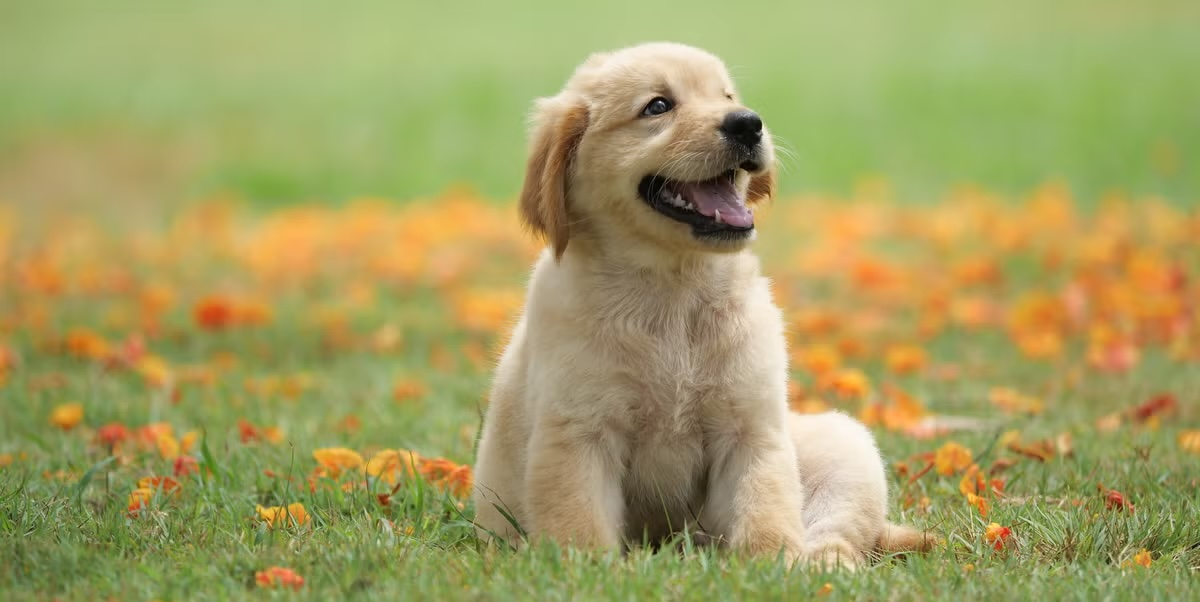
#> input picture Data/Dog.jpg, 1200 x 602 px
$ jupyter execute experiment-5_2.ipynb   (older library calls are emulated)
#> lines starting #> are read from the running program, lines starting #| are printed output that depends on the picture
[cell 1]
import cv2
import numpy as np
import matplotlib.pyplot as plt
from numpy.lib.stride_tricks import sliding_window_view

[cell 2]
image = cv2.imread("../Data/Dog.jpg", cv2.IMREAD_GRAYSCALE)
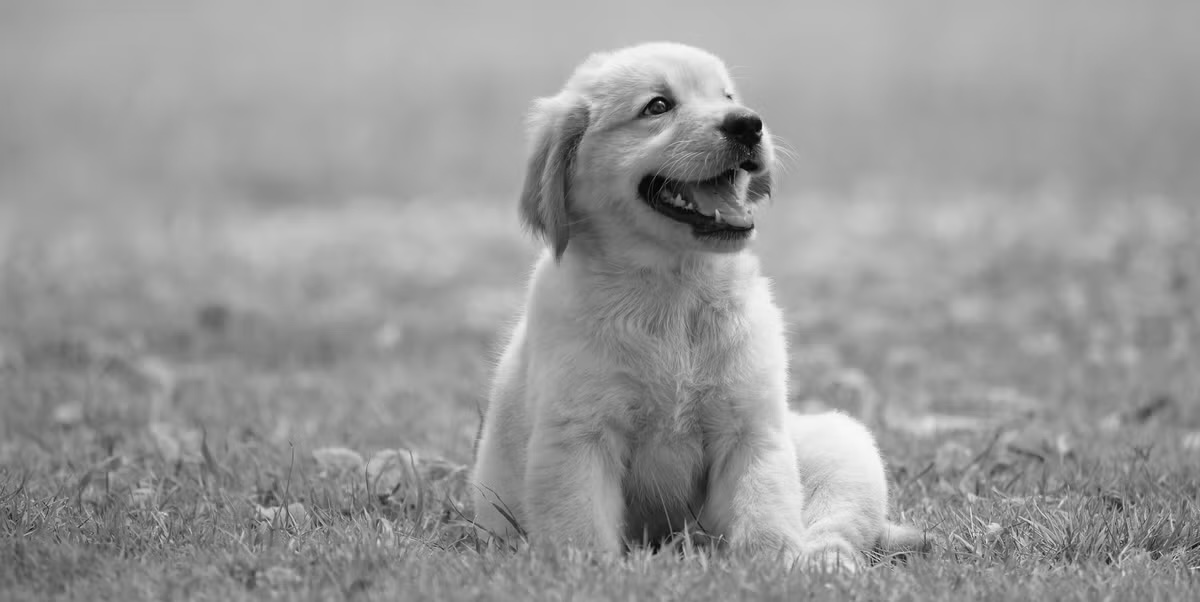
#> image: shape (602, 1200); min 1, max 251, mean 153.1

plt.figure(figsize=(6, 5))
plt.imshow(image, cmap="gray")
plt.title("Original Grayscale Image", fontsize=14)
plt.axis("off")
plt.show()

print("Image Dimensions:", image.shape)
#| Image Dimensions: (602, 1200)

[cell 3]
# Sobel related functions


def _pascal_row(n: int) -> np.ndarray:
    """Return row n of Pascal's triangle (binomial coefficients), length n+1."""
#> called with n = 2
    row = [1]
    for k in range(n):
        row.append(row[-1] * (n - k) // (k + 1))
    return np.array(row, dtype=np.float64)


def _sobel_smoothing_vector(size: int) -> np.ndarray:
    """1D binomial smoothing vector of given odd length, e.g. size=3 -> [1,2,1]."""
    return _pascal_row(size - 1)


def _sobel_derivative_vector(size: int) -> np.ndarray:
    """1D antisymmetric derivative vector of given odd length, e.g. size=3 -> [-1,0,1]."""
    smaller = _pascal_row(size - 2)          # length size-1
    return -np.convolve(smaller, [1, -1])    # length size


def compute_sobel_kernel_x(size: int) -> np.ndarray:
    """Sobel kernel for gradients in the x-direction (horizontal edges detector)."""
    if size < 3 or size % 2 == 0:
        raise ValueError("size must be an odd integer >= 3")
    s = _sobel_smoothing_vector(size)   # smooths along y
    d = _sobel_derivative_vector(size)  # differentiates along x
    return np.outer(s, d)


def compute_sobel_kernel_y(size: int) -> np.ndarray:
    """Sobel kernel for gradients in the y-direction (vertical edges detector)."""
    if size < 3 or size % 2 == 0:
        raise ValueError("size must be an odd integer >= 3")
    s = _sobel_smoothing_vector(size)   # smooths along x
    d = _sobel_derivative_vector(size)  # differentiates along y
    return np.outer(d, s)

[cell 4]
k3_x = compute_sobel_kernel_x(3)
k3_y = compute_sobel_kernel_y(3)

fig, axes = plt.subplots(1, 2, figsize=(12, 5))

im0 = axes[0].imshow(k3_x, cmap="RdBu_r", vmin=-2, vmax=2)
axes[0].set_title("3x3 Sobel Kernel (X-direction)", fontsize=12, fontweight="bold")
for i in range(3):
    for j in range(3):
        val = k3_x[i, j]
        axes[0].text(j, i, f"{val:.0f}", ha="center", va="center", color="white" if abs(val) > 1 else "black", fontsize=13, fontweight="bold")
axes[0].set_xticks(range(3))
axes[0].set_yticks(range(3))
axes[0].set_xticklabels([-1, 0, 1])
axes[0].set_yticklabels([-1, 0, 1])
plt.colorbar(im0, ax=axes[0], fraction=0.046, pad=0.04)

im1 = axes[1].imshow(k3_y, cmap="RdBu_r", vmin=-2, vmax=2)
axes[1].set_title("3x3 Sobel Kernel (Y-direction)", fontsize=12, fontweight="bold")
for i in range(3):
    for j in range(3):
        val = k3_y[i, j]
        axes[1].text(j, i, f"{val:.0f}", ha="center", va="center", color="white" if abs(val) > 1 else "black", fontsize=13, fontweight="bold")
axes[1].set_xticks(range(3))
axes[1].set_yticks(range(3))
axes[1].set_xticklabels([-1, 0, 1])
axes[1].set_yticklabels([-1, 0, 1])
plt.colorbar(im1, ax=axes[1], fraction=0.046, pad=0.04)

plt.tight_layout()
plt.show()
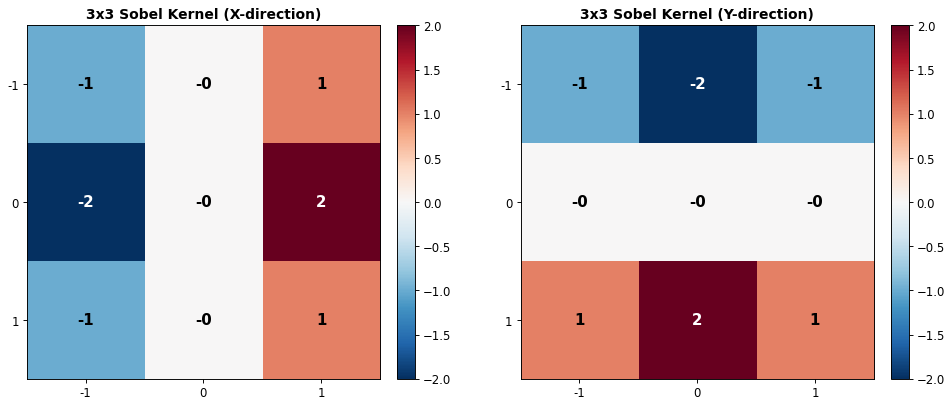
#> figure drawn by matplotlib, 4 panels

print("3x3 Sobel X Matrix:")
print(np.round(k3_x, 4))
print("3x3 Sobel Y Matrix:")
print(np.round(k3_y, 4))

[cell 5]
def apply_sobel_filter(img: np.ndarray, kernel_size: int = 3, stride: int = 1) -> tuple[np.ndarray, np.ndarray, np.ndarray]:
    kx = compute_sobel_kernel_x(kernel_size)
    ky = compute_sobel_kernel_y(kernel_size)
    pad_amt = kernel_size // 2
    padded = np.pad(img, pad_amt, mode="reflect")
    windows = sliding_window_view(padded, (kernel_size, kernel_size))[::stride, ::stride]

    gx = (windows * kx).sum(axis=(-1, -2))
    gy = (windows * ky).sum(axis=(-1, -2))
    magnitude = np.hypot(gx, gy)

    edges_x = np.clip(np.abs(gx), 0, 255).astype(np.uint8)
    edges_y = np.clip(np.abs(gy), 0, 255).astype(np.uint8)
    edges_combined = np.clip(magnitude, 0, 255).astype(np.uint8)
    return edges_x, edges_y, edges_combined

[cell 6]
k_size = 3

cv_gx = cv2.Sobel(image, cv2.CV_64F, 1, 0, ksize=k_size)
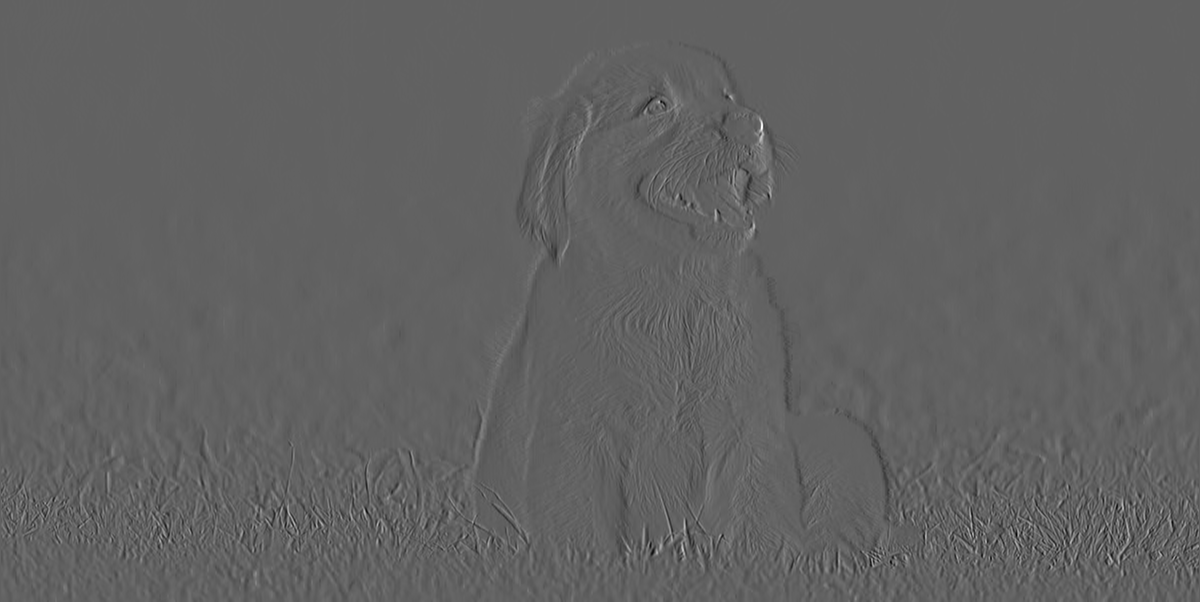
#> cv_gx: shape (602, 1200) float64; min -486, max 781, mean 0; drawn with min black and max white
cv_gy = cv2.Sobel(image, cv2.CV_64F, 0, 1, ksize=k_size)
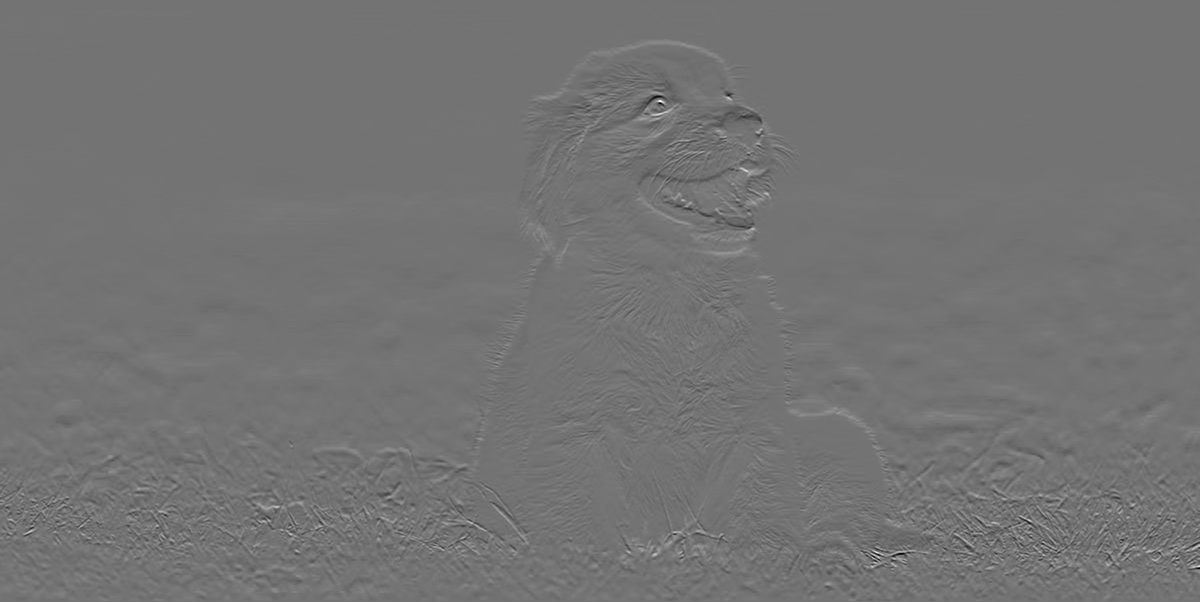
#> cv_gy: shape (602, 1200) float64; min -564, max 677, mean -0.6; drawn with min black and max white
cv_edges_x = np.clip(np.abs(cv_gx), 0, 255).astype(np.uint8)
cv_edges_y = np.clip(np.abs(cv_gy), 0, 255).astype(np.uint8)
cv_combined = np.clip(np.hypot(cv_gx, cv_gy), 0, 255).astype(np.uint8)
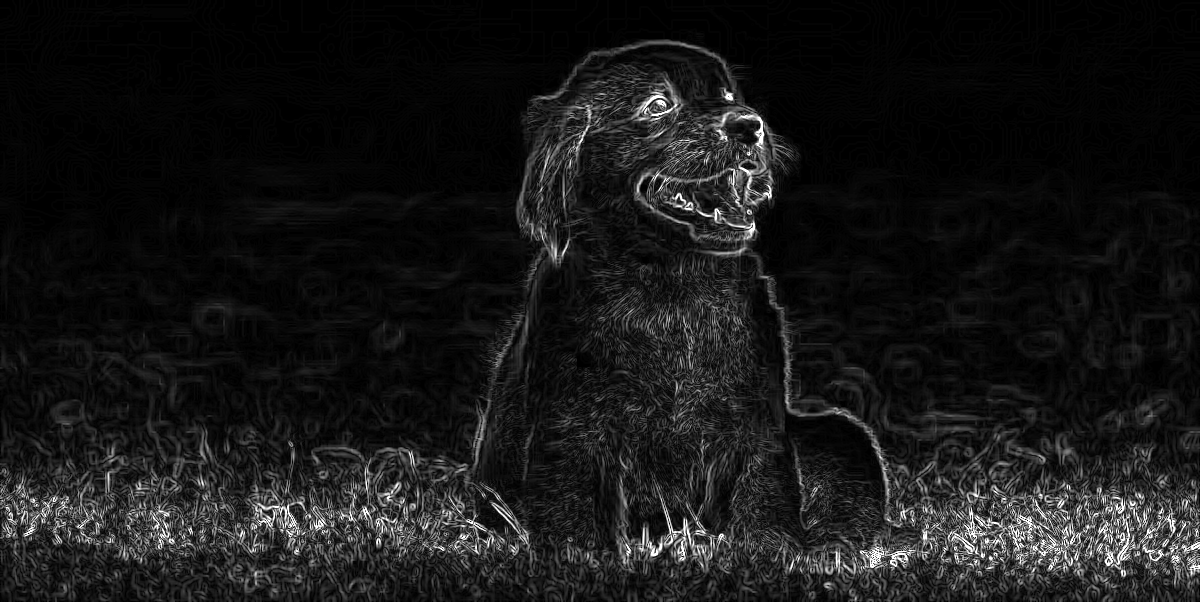
#> cv_combined: shape (602, 1200); min 0, max 255, mean 23.1

custom_edges_x, custom_edges_y, custom_combined = apply_sobel_filter(image, kernel_size=k_size)
#> in apply_sobel_filter, `magnitude = np.hypot(gx, gy)`:
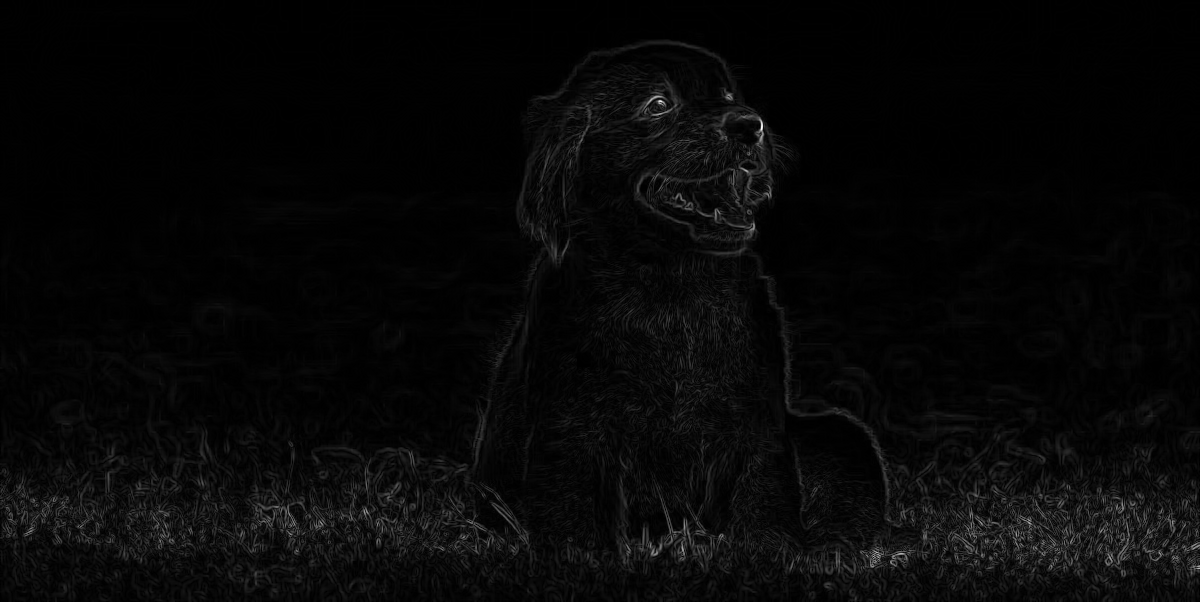
#> magnitude: shape (602, 1200) float64; min 0, max 792.3, mean 23.6; drawn with min black and max white

diff_map = np.abs(cv_combined.astype(np.int32) - custom_combined.astype(np.int32))
#> diff_map: shape (602, 1200) int32; every value is 0
mean_abs_diff = np.mean(diff_map)
#> mean_abs_diff = 0

fig, axes = plt.subplots(1, 3, figsize=(18, 5))
fig.suptitle(f"Sobel Edge Detection (k={k_size}x{k_size}) — Custom Implementation", fontsize=15, fontweight="bold")

axes[0].imshow(custom_edges_x, cmap="gray")
axes[0].set_title("X-Edges (Vertical Edges)", fontsize=12)
axes[0].axis("off")

axes[1].imshow(custom_edges_y, cmap="gray")
axes[1].set_title("Y-Edges (Horizontal Edges)", fontsize=12)
axes[1].axis("off")

axes[2].imshow(custom_combined, cmap="gray")
axes[2].set_title(f"Combined Magnitude (MAE vs OpenCV: {mean_abs_diff:.3f})", fontsize=12)
axes[2].axis("off")

plt.tight_layout()
plt.show()

$ run again, with Data/Cat.jpg copied over Data/Dog.jpg
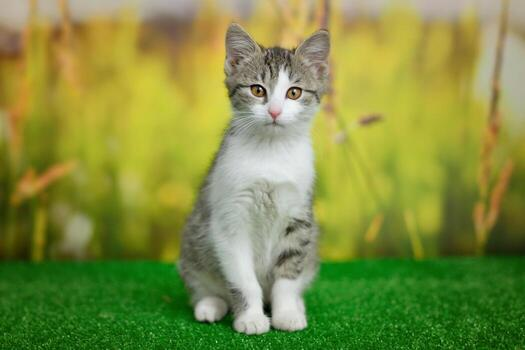
#> input picture Data/Cat.jpg, 525 x 350 px
#| Image Dimensions: (350, 525)
#> `cv_gy = cv2.Sobel(image, cv2.CV_64F, 0, 1, ksize=k_size)`:
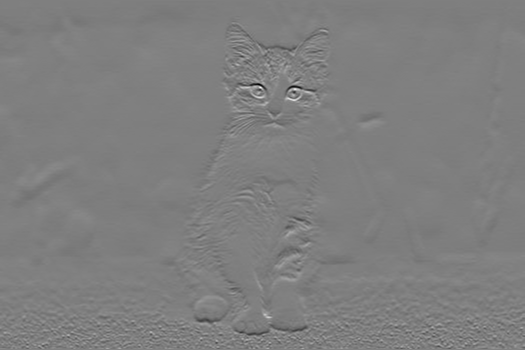
#> cv_gy: shape (350, 525) float64; min -794, max 793, mean -2.5; drawn with min black and max white
#> in apply_sobel_filter, `magnitude = np.hypot(gx, gy)`:
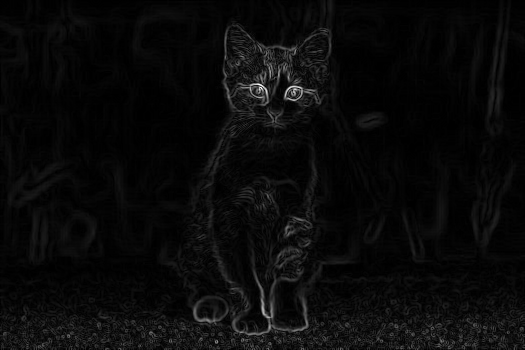
#> magnitude: shape (350, 525) float64; min 0, max 824.5, mean 32.2; drawn with min black and max white
#> diff_map: shape (350, 525) int32; every value is 0
#> mean_abs_diff = 0
